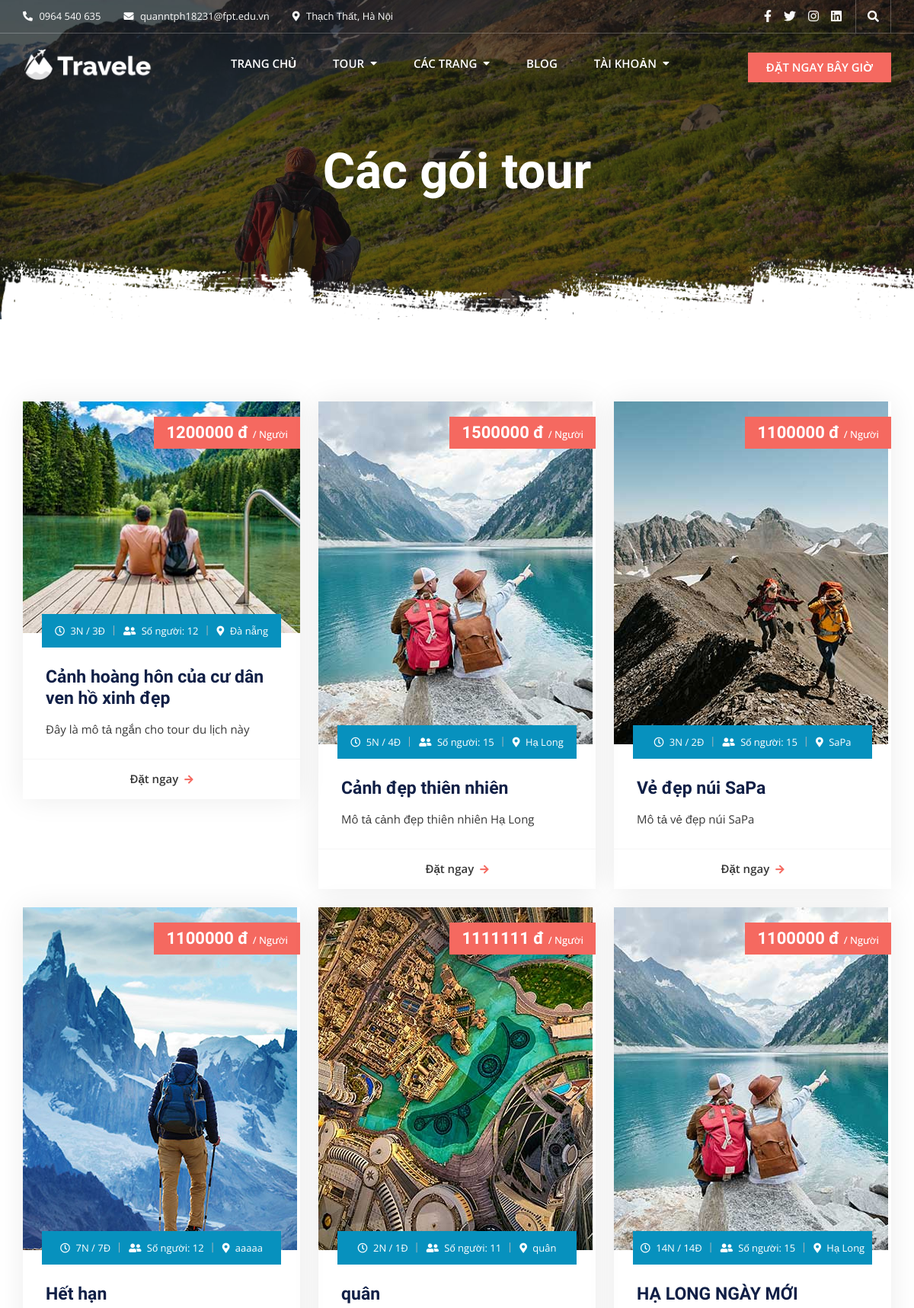
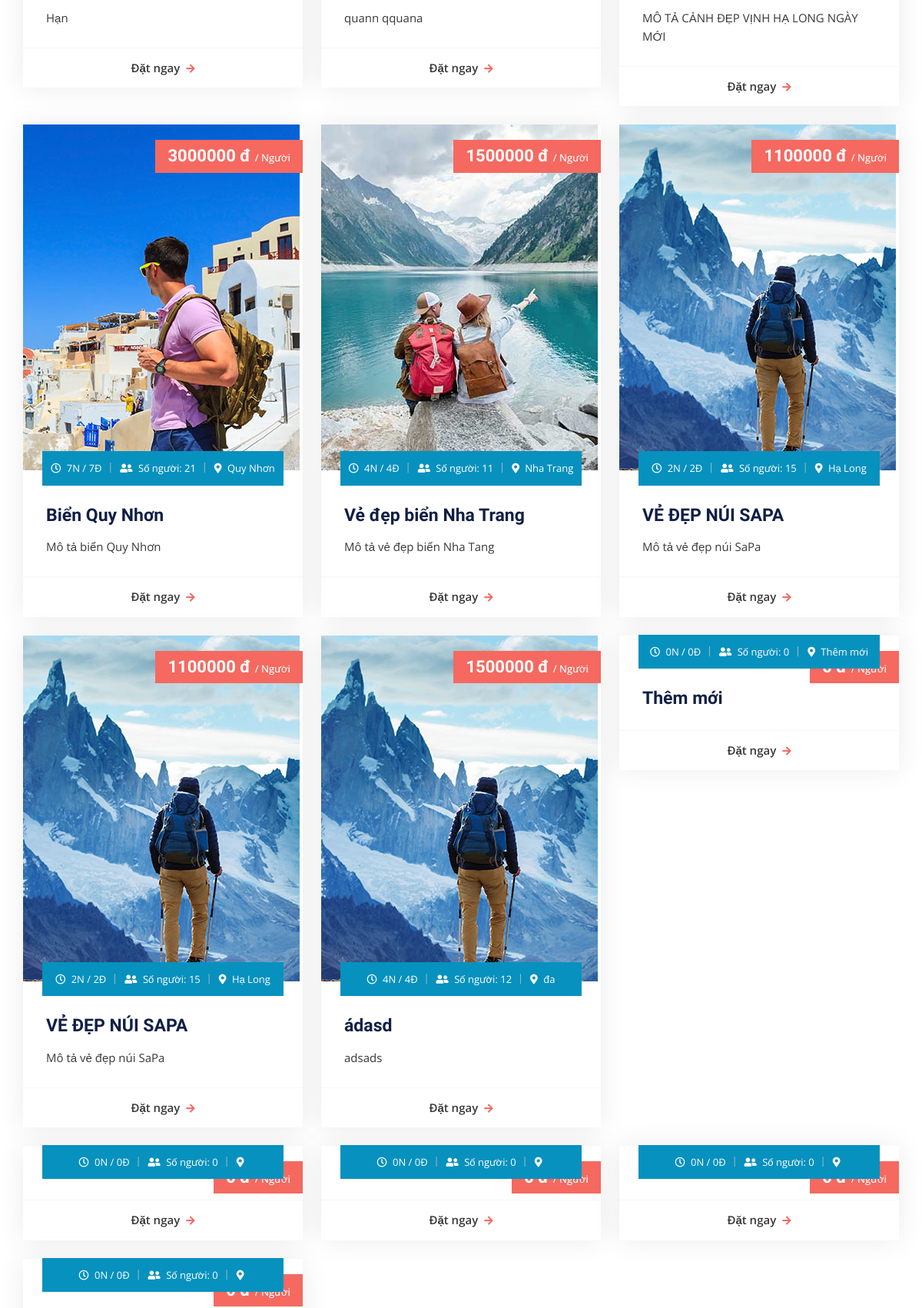
Page /tour-packages (upper part) on the committed database (2 pictures, top to bottom).
### tables this page shows
CREATE TABLE `tours` (
  `id` int(11) NOT NULL,
  `id_category` int(11) NOT NULL,
  `destination` varchar(225) NOT NULL,
  `people` int(11) NOT NULL,
  `days` int(11) NOT NULL,
  `nights` int(11) NOT NULL,
  `price` decimal(11,0) NOT NULL,
  `discount` int(11) NOT NULL,
  `image` varchar(225) NOT NULL,
  `status` int(11) NOT NULL DEFAULT 0,
  `title` varchar(225) NOT NULL,
  `description` text DEFAULT NULL,
  `detail_photo` varchar(225) NOT NULL,
  `start_day` date DEFAULT NULL,
  `end_day` date DEFAULT NULL
);

### business/homepage/tour-packages.php (called while the page is built)
<?php
    function tour_packages(){
        $sql = "SELECT  * FROM tours";
        $tours = executeQuery($sql);
        include_once "./views/homepage/layouts/tours/tour-packages.php";
    }
?>

### dao/system_dao.php (called while the page is built, shortened)
<?php
    function get_connect(){
        $connect = new PDO("mysql:host=127.0.0.1;dbname=duan1;charset=utf8","root","");
        return $connect;
    }
    function executeQuery($sql, $getAll = true){
        $connect = get_connect();
        $stmt = $connect->prepare($sql);
        $stmt->execute();
        $data = $stmt->fetchAll();
        if($getAll){
            return $data;
        }else{
            if(count($data) > 0){
                return $data[0];
            }
        }
    }
?>

### views/homepage/layouts/tours/tour-packages.php (the view, shortened to what this page needs)
<!doctype html>
<html lang="en">
<head>
      <?php include_once "./views/homepage/layouts/style.php" ?>
   </head>
   <body>
      <div id="page" class="full-page">
         <header id="masthead" class="site-header header-primary">
            <?php
            include_once "./views/homepage/layouts/top-header.php";
            include_once "./views/homepage/layouts/bottom-header.php"
            ?>
         </header>
         <main id="content" class="site-main">
            <section class="inner-banner-wrap">
               <div class="inner-baner-container" style="background-image: url(<?=HOME_ASSESTS?>images/inner-banner.jpg);">
                  <div class="container">
                     <div class="inner-banner-content">
                        <h1 class="inner-title">Các gói tour</h1>
                     </div>
                  </div>
               </div>
               <div class="inner-shape"></div>
            </section>
            <div class="package-section">
               <div class="container">
                  <div class="package-inner">
                     <div class="row">
                        <?php foreach($tours as $t):  ?>
                           <div class="col-lg-4 col-md-6">
                              <div class="package-wrap" style="box-shadow: 0px 0px 35px 0px rgba(0, 0, 0, 0.08);">
                                 <figure class="feature-image">
                                    <a href="<?=BASE_URL?>tour-detail&&id=<?=$t['id']?>">
                                       <img src="<?=PUBLIC_HOME_ASSETS?><?=$t['image']?>" alt="">
                                    </a>
                                 </figure>
                                 <div class="package-price">
                                    <h6>
                                       <span><?=$t['price']?> đ </span> / Người
                                    </h6>
                                 </div>
                                 <div class="package-content-wrap">
                                    <div class="package-meta text-center">
                                       <ul>
                                          <li>
                                             <i class="far fa-clock"></i>
                                             <?=$t['days']?>N / <?=$t['nights']?>Đ
                                          </li>
                                          <li>
                                             <i class="fas fa-user-friends"></i>
                                             Số người: <?=$t['people']?>
                                          </li>
                                          <li>
                                             <i class="fas fa-map-marker-alt"></i>
                                             <?=$t['destination']?>
                                          </li>
                                       </ul>
                                    </div>
                                    <div class="package-content">
                                       <h3>
                                          <a href="<?=BASE_URL?>tour-detail&&id=<?=$t['id']?>"><?=$t['title']?></a>
                                       </h3>
                                       <p><?=$t['description']?></p>
                                       <div class="btn-wrap">
                                          <a href="#" class="button-text width-12">Đặt ngay<i class="fas fa-arrow-right"></i></a>
                                       </div>
                                    </div>
                                 </div>
                              </div>
                           </div>
                        <?php endforeach ?>
                     </div>
                  </div>
               </div>
            </div>
         </main>
      </div>
   </body>
</html>

### rows in the picture
tours: image (picture), price "1200000", days "3", nights "3", people "12", destination "Đà nẵng", title "Cảnh hoàng hôn của cư dân ven hồ xinh đẹp", description "Đây là mô tả ngắn cho tour du lịch này"
tours: image (picture), price "1500000", days "5", nights "4", people "15", destination "Hạ Long", title "Cảnh đẹp thiên nhiên", description "Mô tả cảnh đẹp thiên nhiên Hạ Long"
tours: image (picture), price "1100000", days "3", nights "2", people "15", destination "SaPa", title "Vẻ đẹp núi SaPa", description "Mô tả vẻ đẹp núi SaPa"
tours: image (picture), price "1100000", days "7", nights "7", people "12", destination "aaaaa", title "Hết hạn", description "Hạn"
tours: image (picture), price "1111111", days "2", nights "1", people "11", destination "quân", title "quân", description "quann qquana"
tours: image (picture), price "1100000", days "14", nights "14", people "15", destination "Hạ Long", title "HẠ LONG NGÀY MỚI", description "MÔ TẢ CẢNH ĐẸP VỊNH HẠ LONG NGÀY MỚI"
tours: image (picture), price "3000000", days "7", nights "7", people "21", destination "Quy Nhơn", title "Biển Quy Nhơn", description "Mô tả biển Quy Nhơn"
tours: image (picture), price "1500000", days "4", nights "4", people "11", destination "Nha Trang", title "Vẻ đẹp biển Nha Trang", description "Mô tả vẻ đẹp biển Nha Tang"
tours: image (picture), price "1100000", days "2", nights "2", people "15", destination "Hạ Long", title "VẺ ĐẸP NÚI SAPA", description "Mô tả vẻ đẹp núi SaPa"
tours: image (picture), price "1100000", days "2", nights "2", people "15", destination "Hạ Long", title "VẺ ĐẸP NÚI SAPA", description "Mô tả vẻ đẹp núi SaPa"
tours: image (picture), price "1500000", days "4", nights "4", people "12", destination "đa", title "ádasd", description "adsads"
tours: days "0", nights "0", people "0", destination "Thêm mới", title "Thêm mới"
tours: days "0", nights "0", people "0"
tours: days "0", nights "0", people "0"
tours: days "0", nights "0", people "0"
tours: days "0", nights "0", people "0"
